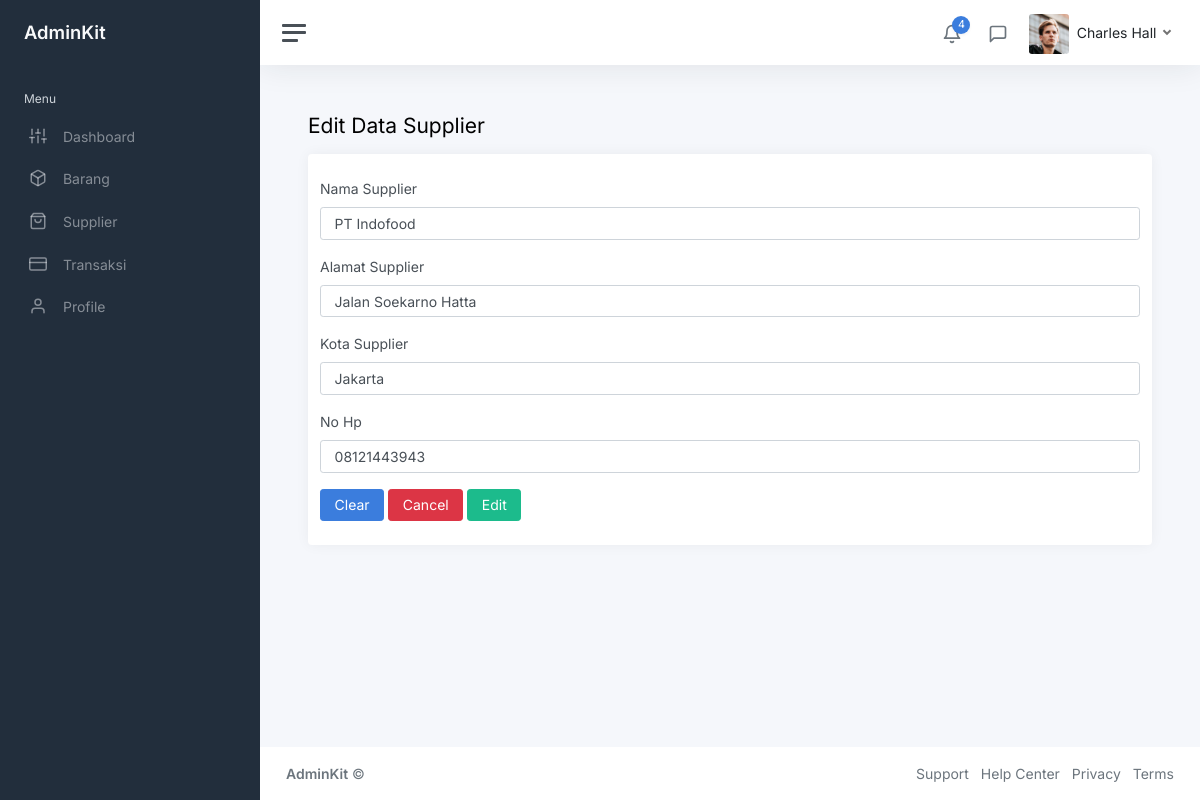
Page /Supplier/edit/1 on the committed database.
### tables this page shows
CREATE TABLE `supplier` (
  `id_supplier` int(11) NOT NULL,
  `nama_supplier` varchar(100) NOT NULL,
  `kota_supplier` varchar(100) NOT NULL,
  `alamat_supplier` varchar(100) NOT NULL,
  `no_hp` varchar(20) NOT NULL
);

### application/controllers/Supplier.php (called while the page is built, shortened)
<?php
class Supplier extends CI_Controller
{
    public function __construct()
    {
        $this->load->model('Supplier_model');
    }
    public function edit($id)
    {
        $data['judul2'] = "Halaman Edit Supplier";
        $data['user'] = $this->db->get_where('user', ['email' => $this->session->userdata('email')])->row_array();
        $data['supplier'] = $this->Supplier_model->getById($id);
        $this->load->view("layout/header", $data);
        $this->load->view("supplier/vw_ubah_supplier", $data);
        $this->load->view("layout/footer",$data);
    }
}
?>

### index.php (called while the page is built, shortened)
<?php
require_once BASEPATH.'core/CodeIgniter.php';

### application/models/Supplier_model.php (called while the page is built, shortened)
<?php
class Supplier_model extends CI_Model
{
    public $table = 'supplier';
    public function getById($id)
    {
        $this->db->from($this->table);
        $this->db->where('id_supplier', $id);
        $query = $this->db->get();
        return $query->row_array();
    }
}

### application/views/supplier/vw_ubah_supplier.php (the view, shortened to what this page needs)
<main class="content">
    <div class="container-fluid p-0">
        <div class="mb-3">
            <h1 class="h3 d-inline align-middle">Edit Data Supplier</h1>
        </div>
        <div class="card">
            <div class="row">
                <div class="card-body">
                    <form method="POST" action="<?= base_url('Supplier/update'); ?>">
                        <div class="mb-3">
                            <label class="form-label" >Nama Supplier</label>
                            <input type="text" name="nama_supplier" value="<?= $supplier['nama_supplier']; ?>" class="form-control" placeholder="Nama Supplier">
                        </div>
                        <div class="mb-3">
                            <label class="form-label">Alamat Supplier</label>
                            <input type="text" name="alamat_supplier" value="<?= $supplier['alamat_supplier']; ?>" class="form-control" placeholder="Jenis Supplier">
                        </div>
                        <div class="mb-3">
                            <label class="form-label">Kota Supplier</label>
                            <input type="text" name="kota_supplier" value="<?= $supplier['kota_supplier']; ?>" class="form-control" placeholder="Kota Supplier">
                        </div>
                        <div class="mb-3">
                            <label class="form-label">No Hp</label>
                            <input type="text" name="no_hp" value="<?= $supplier['no_hp']; ?>" class="form-control" placeholder="No Hp">
                        </div>
                        <button type="reset" class="btn btn-primary">Clear</button>
                        <button href="<?= base_url('Supplier') ?>" type="submit" class="btn btn-danger">Cancel</button>
                        <button type="submit" name="ubah" class="btn btn-success float-right">Edit</button>
                    </form>
                </div>
            </div>
        </div>
</main>

### rows in the picture
supplier: nama_supplier "PT Indofood", alamat_supplier "Jalan Soekarno Hatta", kota_supplier "Jakarta", no_hp "08121443943"
